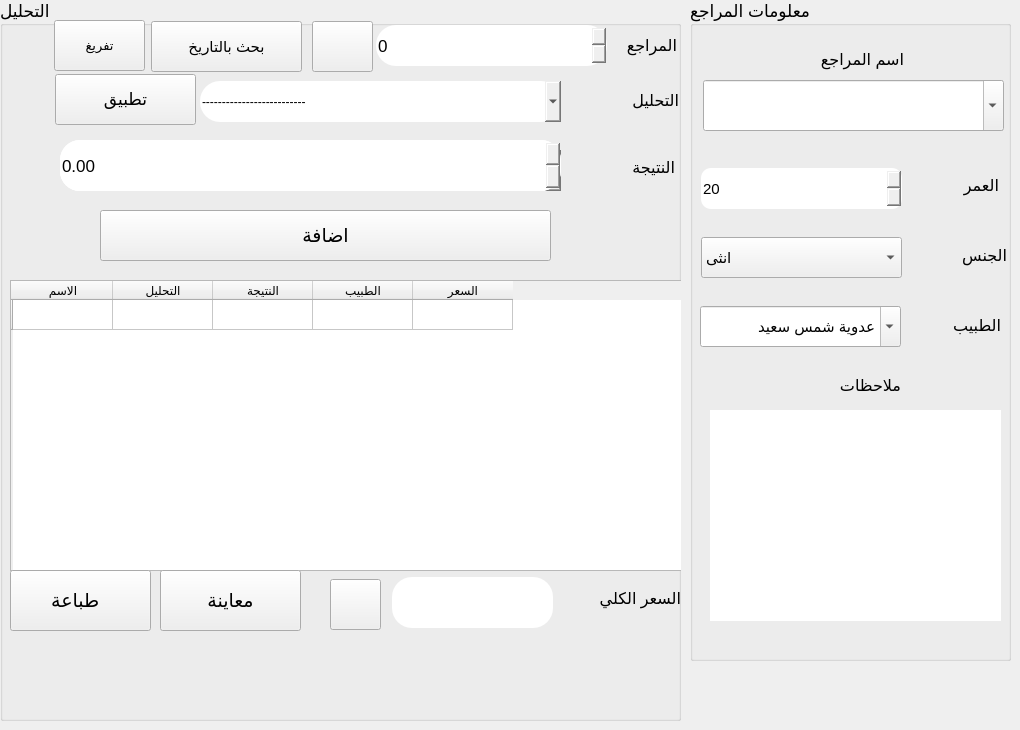
      <widget class="QWidget" name="tab_11">
       <attribute name="title">
        <string>البيع اليومي</string>
       </attribute>
       <widget class="QGroupBox" name="groupBox_6">
        <property name="enabled">
         <bool>true</bool>
        </property>
        <property name="geometry">
         <rect>
          <x>690</x>
          <y>0</y>
          <width>321</width>
          <height>661</height>
         </rect>
        </property>
        <property name="font">
         <font>
          <family>Segoe UI</family>
          <pointsize>13</pointsize>
          <weight>50</weight>
          <italic>false</italic>
          <bold>false</bold>
         </font>
        </property>
        <property name="styleSheet">
         <string notr="true"/>
        </property>
        <property name="title">
         <string>معلومات المراجع</string>
        </property>
        <widget class="QLabel" name="label_35">
         <property name="enabled">
          <bool>true</bool>
         </property>
         <property name="geometry">
          <rect>
           <x>10</x>
           <y>65</y>
           <width>101</width>
           <height>41</height>
          </rect>
         </property>
         <property name="text">
          <string/>
         </property>
        </widget>
        <widget class="QComboBox" name="comboBox_14">
         <property name="enabled">
          <bool>true</bool>
         </property>
         <property name="geometry">
          <rect>
           <x>11</x>
           <y>237</y>
           <width>201</width>
           <height>41</height>
          </rect>
         </property>
         <property name="font">
          <font>
           <pointsize>11</pointsize>
          </font>
         </property>
         <property name="styleSheet">
          <string notr="true"/>
         </property>
         <item>
          <property name="text">
           <string>انثى</string>
          </property>
         </item>
         <item>
          <property name="text">
           <string>ذكر</string>
          </property>
         </item>
        </widget>
        <widget class="QLabel" name="label_36">
         <property name="enabled">
          <bool>true</bool>
         </property>
         <property name="geometry">
          <rect>
           <x>256</x>
           <y>230</y>
           <width>61</width>
           <height>51</height>
          </rect>
         </property>
         <property name="font">
          <font>
           <family>Segoe UI</family>
           <pointsize>12</pointsize>
           <weight>50</weight>
           <bold>false</bold>
          </font>
         </property>
         <property name="text">
          <string>الجنس</string>
         </property>
        </widget>
        <widget class="QLabel" name="label_37">
         <property name="enabled">
          <bool>true</bool>
         </property>
         <property name="geometry">
          <rect>
           <x>258</x>
           <y>160</y>
           <width>51</width>
           <height>51</height>
          </rect>
         </property>
         <property name="font">
          <font>
           <family>Segoe UI</family>
           <pointsize>12</pointsize>
           <weight>50</weight>
           <bold>false</bold>
          </font>
         </property>
         <property name="text">
          <string>العمر</string>
         </property>
        </widget>
        <widget class="QLabel" name="label_38">
         <property name="enabled">
          <bool>true</bool>
         </property>
         <property name="geometry">
          <rect>
           <x>120</x>
           <y>360</y>
           <width>91</width>
           <height>51</height>
          </rect>
         </property>
         <property name="font">
          <font>
           <family>Segoe UI</family>
           <pointsize>12</pointsize>
           <weight>50</weight>
           <bold>false</bold>
          </font>
         </property>
         <property name="text">
          <string>ملاحظات</string>
         </property>
        </widget>
        <widget class="QSpinBox" name="spinBox_7">
         <property name="enabled">
          <bool>true</bool>
         </property>
         <property name="geometry">
          <rect>
           <x>11</x>
           <y>168</y>
           <width>201</width>
           <height>41</height>
          </rect>
         </property>
         <property name="font">
          <font>
           <pointsize>11</pointsize>
          </font>
         </property>
         <property name="styleSheet">
          <string notr="true">border-radius: 10px;
</string>
         </property>
         <property name="minimum">
          <number>-1000000</number>
         </property>
         <property name="maximum">
          <number>1000000</number>
         </property>
         <property name="value">
          <number>20</number>
         </property>
        </widget>
        <widget class="QComboBox" name="comboBox_15">
         <property name="enabled">
          <bool>true</bool>
         </property>
         <property name="geometry">
          <rect>
           <x>10</x>
           <y>306</y>
           <width>201</width>
           <height>41</height>
          </rect>
         </property>
         <property name="font">
          <font>
           <pointsize>11</pointsize>
          </font>
         </property>
         <property name="styleSheet">
          <string notr="true"/>
         </property>
         <property name="editable">
          <bool>true</bool>
         </property>
         <item>
          <property name="text">
           <string>عدوية شمس سعيد</string>
          </property>
         </item>
         <item>
          <property name="text">
           <string>داود سلمان</string>
          </property>
         </item>
        </widget>
        <widget class="QTextEdit" name="textEdit">
         <property name="geometry">
          <rect>
           <x>20</x>
           <y>410</y>
           <width>291</width>
           <height>211</height>
          </rect>
         </property>
         <property name="font">
          <font>
           <family>Segoe UI</family>
           <pointsize>12</pointsize>
          </font>
         </property>
         <property name="styleSheet">
          <string notr="true">border-radius: 30px;
</string>
         </property>
        </widget>
        <widget class="QLabel" name="label_30">
         <property name="geometry">
          <rect>
           <x>216</x>
           <y>161</y>
           <width>41</width>
           <height>51</height>
          </rect>
         </property>
         <property name="styleSheet">
          <string notr="true">image: url(:/icons8-age-64 (1).png);</string>
         </property>
         <property name="text">
          <string/>
         </property>
        </widget>
        <widget class="QLabel" name="label_31">
         <property name="geometry">
          <rect>
           <x>217</x>
           <y>244</y>
           <width>41</width>
           <height>51</height>
          </rect>
         </property>
         <property name="styleSheet">
          <string notr="true">image: url(:/lavatory.png);</string>
         </property>
         <property name="text">
          <string/>
         </property>
        </widget>
        <widget class="QLabel" name="label_39">
         <property name="enabled">
          <bool>true</bool>
         </property>
         <property name="geometry">
          <rect>
           <x>250</x>
           <y>300</y>
           <width>61</width>
           <height>51</height>
          </rect>
         </property>
         <property name="font">
          <font>
           <family>Segoe UI</family>
           <pointsize>12</pointsize>
           <weight>50</weight>
           <bold>false</bold>
          </font>
         </property>
         <property name="text">
          <string>الطبيب</string>
         </property>
        </widget>
        <widget class="QComboBox" name="comboBox_4">
         <property name="geometry">
          <rect>
           <x>13</x>
           <y>80</y>
           <width>301</width>
           <height>51</height>
          </rect>
         </property>
         <property name="font">
          <font>
           <family>Segoe UI</family>
           <pointsize>10</pointsize>
          </font>
         </property>
         <property name="autoFillBackground">
          <bool>false</bool>
         </property>
         <property name="editable">
          <bool>true</bool>
         </property>
        </widget>
        <widget class="QLabel" name="label_42">
         <property name="enabled">
          <bool>true</bool>
         </property>
         <property name="geometry">
          <rect>
           <x>103</x>
           <y>34</y>
           <width>111</width>
           <height>51</height>
          </rect>
         </property>
         <property name="font">
          <font>
           <family>Segoe UI</family>
           <pointsize>12</pointsize>
           <weight>50</weight>
           <bold>false</bold>
          </font>
         </property>
         <property name="text">
          <string>اسم المراجع</string>
         </property>
        </widget>
       </widget>
       <widget class="QGroupBox" name="groupBox_7">
        <property name="enabled">
         <bool>true</bool>
        </property>
        <property name="geometry">
         <rect>
          <x>0</x>
          <y>0</y>
          <width>681</width>
          <height>721</height>
         </rect>
        </property>
        <property name="font">
         <font>
          <family>Segoe UI</family>
          <pointsize>13</pointsize>
         </font>
        </property>
        <property name="title">
         <string>التحليل</string>
        </property>
        <widget class="QLabel" name="label_40">
         <property name="enabled">
          <bool>true</bool>
         </property>
         <property name="geometry">
          <rect>
           <x>618</x>
           <y>75</y>
           <width>61</width>
           <height>51</height>
          </rect>
         </property>
         <property name="font">
          <font>
           <family>Segoe UI</family>
           <pointsize>12</pointsize>
           <weight>50</weight>
           <bold>false</bold>
          </font>
         </property>
         <property name="text">
          <string>التحليل</string>
         </property>
         <property name="openExternalLinks">
          <bool>true</bool>
         </property>
         <property name="textInteractionFlags">
          <set>Qt::LinksAccessibleByKeyboard|Qt::LinksAccessibleByMouse</set>
         </property>
        </widget>
        <widget class="QComboBox" name="comboBox_16">
         <property name="enabled">
          <bool>true</bool>
         </property>
         <property name="geometry">
          <rect>
           <x>200</x>
           <y>81</y>
           <width>361</width>
           <height>41</height>
          </rect>
         </property>
         <property name="font">
          <font>
           <family>Segoe UI</family>
           <pointsize>11</pointsize>
           <weight>50</weight>
           <bold>false</bold>
          </font>
         </property>
         <property name="styleSheet">
          <string notr="true">border-radius: 20px;
font: 11pt &quot;Segoe UI&quot;;
</string>
         </property>
         <property name="editable">
          <bool>true</bool>
         </property>
         <item>
          <property name="text">
           <string>--------------------------</string>
          </property>
         </item>
        </widget>
        <widget class="QLabel" name="label_41">
         <property name="enabled">
          <bool>true</bool>
         </property>
         <property name="geometry">
          <rect>
           <x>594</x>
           <y>142</y>
           <width>81</width>
           <height>51</height>
          </rect>
         </property>
         <property name="font">
          <font>
           <family>Segoe UI</family>
           <pointsize>12</pointsize>
           <weight>50</weight>
           <italic>false</italic>
           <bold>false</bold>
          </font>
         </property>
         <property name="styleSheet">
          <string notr="true"/>
         </property>
         <property name="text">
          <string>النتيجة</string>
         </property>
        </widget>
        <widget class="QComboBox" name="comboBox_17">
         <property name="enabled">
          <bool>true</bool>
         </property>
         <property name="geometry">
          <rect>
           <x>60</x>
           <y>150</y>
           <width>501</width>
           <height>41</height>
          </rect>
         </property>
         <property name="styleSheet">
          <string notr="true">border-radius: 20px;
</string>
         </property>
        </widget>
        <widget class="QTableWidget" name="tableWidget_5">
         <property name="enabled">
          <bool>true</bool>
         </property>
         <property name="geometry">
          <rect>
           <x>10</x>
           <y>280</y>
           <width>681</width>
           <height>291</height>
          </rect>
         </property>
         <property name="font">
          <font>
           <pointsize>9</pointsize>
          </font>
         </property>
         <property name="styleSheet">
          <string notr="true"/>
         </property>
         <row>
          <property name="text">
           <string/>
          </property>
         </row>
         <column>
          <property name="text">
           <string>الاسم</string>
          </property>
         </column>
         <column>
          <property name="text">
           <string>التحليل</string>
          </property>
         </column>
         <column>
          <property name="text">
           <string>النتيجة</string>
          </property>
         </column>
         <column>
          <property name="text">
           <string>الطبيب</string>
          </property>
         </column>
         <column>
          <property name="text">
           <string>السعر</string>
          </property>
         </column>
        </widget>
        <widget class="QPushButton" name="pushButton_17">
         <property name="enabled">
          <bool>true</bool>
         </property>
         <property name="geometry">
          <rect>
           <x>100</x>
           <y>210</y>
           <width>451</width>
           <height>51</height>
          </rect>
         </property>
         <property name="font">
          <font>
           <family>Segoe UI</family>
           <pointsize>14</pointsize>
          </font>
         </property>
         <property name="cursor">
          <cursorShape>PointingHandCursor</cursorShape>
         </property>
         <property name="layoutDirection">
          <enum>Qt::LeftToRight</enum>
         </property>
         <property name="autoFillBackground">
          <bool>false</bool>
         </property>
         <property name="styleSheet">
          <string notr="true"/>
         </property>
         <property name="text">
          <string>اضافة</string>
         </property>
         <property name="icon">
          <iconset resource="icons.qrc">
           <normaloff>:/icons8-add-new-100.png</normaloff>:/icons8-add-new-100.png</iconset>
         </property>
         <property name="iconSize">
          <size>
           <width>50</width>
           <height>50</height>
          </size>
         </property>
         <property name="checkable">
          <bool>false</bool>
         </property>
        </widget>
        <widget class="QPushButton" name="pushButton_18">
         <property name="enabled">
          <bool>true</bool>
         </property>
         <property name="geometry">
          <rect>
           <x>10</x>
           <y>570</y>
           <width>141</width>
           <height>61</height>
          </rect>
         </property>
         <property name="font">
          <font>
           <family>Segoe UI</family>
           <pointsize>14</pointsize>
          </font>
         </property>
         <property name="cursor">
          <cursorShape>PointingHandCursor</cursorShape>
         </property>
         <property name="layoutDirection">
          <enum>Qt::LeftToRight</enum>
         </property>
         <property name="styleSheet">
          <string notr="true"/>
         </property>
         <property name="text">
          <string>طباعة  </string>
         </property>
         <property name="icon">
          <iconset resource="icons.qrc">
           <normaloff>:/icons8-print-64 (1).png</normaloff>:/icons8-print-64 (1).png</iconset>
         </property>
         <property name="iconSize">
          <size>
           <width>33</width>
           <height>33</height>
          </size>
         </property>
        </widget>
        <widget class="QLabel" name="label_44">
         <property name="enabled">
          <bool>true</bool>
         </property>
         <property name="geometry">
          <rect>
           <x>570</x>
           <y>573</y>
           <width>111</width>
           <height>51</height>
          </rect>
         </property>
         <property name="font">
          <font>
           <family>Segoe UI</family>
           <pointsize>12</pointsize>
           <weight>50</weight>
           <bold>false</bold>
          </font>
         </property>
         <property name="text">
          <string>السعر الكلي</string>
         </property>
        </widget>
        <widget class="QLineEdit" name="lineEdit_24">
         <property name="enabled">
          <bool>true</bool>
         </property>
         <property name="geometry">
          <rect>
           <x>392</x>
           <y>577</y>
           <width>161</width>
           <height>51</height>
          </rect>
         </property>
         <property name="font">
          <font>
           <family>Segoe UI</family>
           <pointsize>14</pointsize>
           <weight>50</weight>
           <italic>false</italic>
           <bold>false</bold>
          </font>
         </property>
         <property name="styleSheet">
          <string notr="true">border-radius: 20px;
font: 14pt &quot;Segoe UI&quot;;
</string>
         </property>
         <property name="text">
          <string/>
         </property>
         <property name="readOnly">
          <bool>true</bool>
         </property>
         <property name="placeholderText">
          <string/>
         </property>
        </widget>
        <widget class="QLabel" name="label_54">
         <property name="enabled">
          <bool>true</bool>
         </property>
         <property name="geometry">
          <rect>
           <x>596</x>
           <y>20</y>
           <width>81</width>
           <height>51</height>
          </rect>
         </property>
         <property name="font">
          <font>
           <family>Segoe UI</family>
           <pointsize>12</pointsize>
           <weight>50</weight>
           <bold>false</bold>
          </font>
         </property>
         <property name="text">
          <string>المراجع</string>
         </property>
        </widget>
        <widget class="QPushButton" name="pushButton_31">
         <property name="enabled">
          <bool>true</bool>
         </property>
         <property name="geometry">
          <rect>
           <x>55</x>
           <y>74</y>
           <width>141</width>
           <height>51</height>
          </rect>
         </property>
         <property name="font">
          <font>
           <family>Segoe UI</family>
           <pointsize>13</pointsize>
          </font>
         </property>
         <property name="cursor">
          <cursorShape>PointingHandCursor</cursorShape>
         </property>
         <property name="styleSheet">
          <string notr="true"/>
         </property>
         <property name="text">
          <string>تطبيق</string>
         </property>
        </widget>
        <widget class="QPushButton" name="pushButton_32">
         <property name="enabled">
          <bool>true</bool>
         </property>
         <property name="geometry">
          <rect>
           <x>330</x>
           <y>579</y>
           <width>51</width>
           <height>51</height>
          </rect>
         </property>
         <property name="font">
          <font>
           <family>Segoe UI</family>
           <pointsize>13</pointsize>
          </font>
         </property>
         <property name="cursor">
          <cursorShape>PointingHandCursor</cursorShape>
         </property>
         <property name="styleSheet">
          <string notr="true"/>
         </property>
         <property name="text">
          <string/>
         </property>
         <property name="icon">
          <iconset resource="icons.qrc">
           <normaloff>:/view.png</normaloff>:/view.png</iconset>
         </property>
        </widget>
        <widget class="QPushButton" name="pushButton_34">
         <property name="enabled">
          <bool>true</bool>
         </property>
         <property name="geometry">
          <rect>
           <x>160</x>
           <y>570</y>
           <width>141</width>
           <height>61</height>
          </rect>
         </property>
         <property name="font">
          <font>
           <family>Segoe UI</family>
           <pointsize>14</pointsize>
          </font>
         </property>
         <property name="cursor">
          <cursorShape>PointingHandCursor</cursorShape>
         </property>
         <property name="styleSheet">
          <string notr="true"/>
         </property>
         <property name="text">
          <string>معاينة</string>
         </property>
        </widget>
        <widget class="QPushButton" name="pushButton_35">
         <property name="enabled">
          <bool>true</bool>
         </property>
         <property name="geometry">
          <rect>
           <x>54</x>
           <y>20</y>
           <width>91</width>
           <height>51</height>
          </rect>
         </property>
         <property name="font">
          <font>
           <family>Segoe UI</family>
           <pointsize>10</pointsize>
          </font>
         </property>
         <property name="cursor">
          <cursorShape>PointingHandCursor</cursorShape>
         </property>
         <property name="styleSheet">
          <string notr="true"/>
         </property>
         <property name="text">
          <string>تفريغ</string>
         </property>
        </widget>
        <widget class="QLineEdit" name="lineEdit_21">
         <property name="enabled">
          <bool>true</bool>
         </property>
         <property name="geometry">
          <rect>
           <x>60</x>
           <y>140</y>
           <width>501</width>
           <height>51</height>
          </rect>
         </property>
         <property name="font">
          <font>
           <family>Segoe UI</family>
           <pointsize>10</pointsize>
          </font>
         </property>
         <property name="styleSheet">
          <string notr="true">border-radius: 20px;
font: 10pt &quot;Segoe UI&quot;;</string>
         </property>
        </widget>
        <widget class="QDoubleSpinBox" name="doubleSpinBox_7">
         <property name="geometry">
          <rect>
           <x>60</x>
           <y>140</y>
           <width>501</width>
           <height>51</height>
          </rect>
         </property>
         <property name="styleSheet">
          <string notr="true">border-radius: 20px;
font: 14pt &quot;Segoe UI&quot;;
</string>
         </property>
         <property name="minimum">
          <double>-1111111111111.000000000000000</double>
         </property>
         <property name="maximum">
          <double>10000000000000000000.000000000000000</double>
         </property>
        </widget>
        <widget class="QPushButton" name="pushButton_30">
         <property name="enabled">
          <bool>true</bool>
         </property>
         <property name="geometry">
          <rect>
           <x>312</x>
           <y>21</y>
           <width>61</width>
           <height>51</height>
          </rect>
         </property>
         <property name="font">
          <font>
           <family>Segoe UI</family>
           <pointsize>14</pointsize>
          </font>
         </property>
         <property name="cursor">
          <cursorShape>PointingHandCursor</cursorShape>
         </property>
         <property name="layoutDirection">
          <enum>Qt::LeftToRight</enum>
         </property>
         <property name="styleSheet">
          <string notr="true"/>
         </property>
         <property name="text">
          <string/>
         </property>
         <property name="icon">
          <iconset resource="icons.qrc">
           <normaloff>:/icons8-search-512.png</normaloff>:/icons8-search-512.png</iconset>
         </property>
         <property name="iconSize">
          <size>
           <width>35</width>
           <height>35</height>
          </size>
         </property>
        </widget>
        <widget class="QSpinBox" name="spinBox">
         <property name="geometry">
          <rect>
           <x>376</x>
           <y>25</y>
           <width>231</width>
           <height>41</height>
          </rect>
         </property>
         <property name="font">
          <font>
           <family>Segoe UI</family>
           <pointsize>13</pointsize>
          </font>
         </property>
         <property name="styleSheet">
          <string notr="true">border-radius: 20px;
</string>
         </property>
         <property name="showGroupSeparator" stdset="0">
          <bool>false</bool>
         </property>
         <property name="minimum">
          <number>-1</number>
         </property>
         <property name="maximum">
          <number>999999999</number>
         </property>
        </widget>
        <widget class="QPushButton" name="pushButton_43">
         <property name="enabled">
          <bool>true</bool>
         </property>
         <property name="geometry">
          <rect>
           <x>151</x>
           <y>21</y>
           <width>151</width>
           <height>51</height>
          </rect>
         </property>
         <property name="font">
          <font>
           <family>Segoe UI</family>
           <pointsize>11</pointsize>
          </font>
         </property>
         <property name="cursor">
          <cursorShape>PointingHandCursor</cursorShape>
         </property>
         <property name="styleSheet">
          <string notr="true"/>
         </property>
         <property name="text">
          <string>بحث بالتاريخ</string>
         </property>
        </widget>
       </widget>
      </widget>
